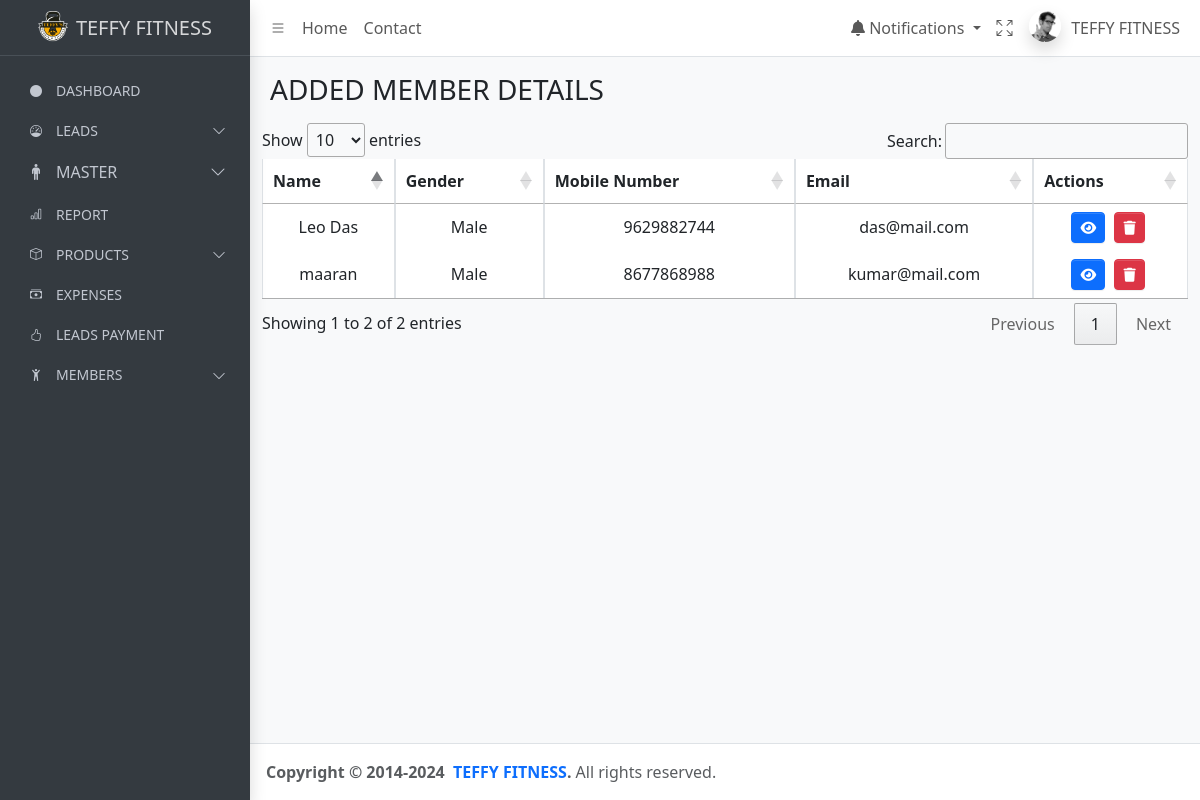
/display-add-members/, run on the app's committed database.
### teffyapp/models.py (models this page shows, shortened)
class AddMember(models.Model):
    member_id = models.CharField(max_length=20, unique=True, editable=False, null=True)
    name = models.CharField(max_length=45, null=True, blank=True)
    gender = models.CharField(max_length=10)
    mobile_number = models.CharField(max_length=12, null=True, blank=True)
    aadhar_number  = models.CharField(max_length=16, unique=True ,null=True)
    uploaded_file = models.FileField(upload_to='member_files/', blank=True, null=True)
    email = models.EmailField(unique=True, blank=True, null=True)
    date_of_birth = models.DateField(null=True, blank=True)
    location = models.CharField(max_length=30, null=True, blank=True)
    source = models.CharField(max_length=50, null=True, blank=True)
    occupation = models.CharField(max_length=50, null=True, blank=True)
    emergency_number = models.CharField(max_length=12, null=True, blank=True)
    registration_amount = models.FloatField(null=True, blank=True)
    service = models.ForeignKey(Service, on_delete=models.SET_NULL, null=True, related_name='members_by_service')
    batch = models.ForeignKey(Service, on_delete=models.SET_NULL, null=True, related_name='batch_members')
    cost_of_plan = models.ForeignKey(Service, on_delete=models.SET_NULL, null=True, related_name='cost_of_plan_members')
    total_session = models.ForeignKey(Service, on_delete=models.SET_NULL, null=True, related_name='total_session_members')
    conveniance_fees = models.FloatField(null=True, blank=True)
    total_amount = models.FloatField(null=True, blank=True)
    enrollment_date = models.DateField(null=True, blank=True)
    activation_date = models.DateField(null=True, blank=True)
    expiry_date = models.DateField(null=True, blank=True)
    current_installment_amount = models.FloatField(null=True, blank=True)
    payment_mode = models.CharField(max_length=50, null=True, blank=True)
    payment_date = models.DateField(null=True, blank=True)
    sold_by = models.ForeignKey(UserProfile, on_delete=models.SET_NULL, null=True, blank=True)
    discount = models.FloatField(null=True, blank=True)
    discount_type = models.CharField(max_length=50, null=True, blank=True)
    select_membership_plan = models.ForeignKey(to=Plan, on_delete=models.SET_NULL, null=True, blank=True)
    batches = models.ForeignKey(to=Plan,on_delete=models.SET_NULL, null=True, blank=True, related_name="batches")

### teffyapp/views.py (the view)
# urls.py: path('display-add-members/',display_add_members, name='display_add_members'),
def display_add_members(request):
    add_members = AddMember.objects.all()
    return render(request, "display-all-add-members.html", {"add_members": add_members})

### templates/display-all-add-members.html (shortened to what this page needs)
{% extends "base.html" %}
{% load static %}
{% block content %}
<main class="app-main">
    <div class="app-content-header">
        <div class="container-fluid">
            <div class="row">
                <div class="col-sm-6">
                    <h3 class="mb-0">ADDED MEMBER DETAILS</h3>
                </div>
            </div>
        </div>
    </div>
    <div class="container-fluid">
        <table id="membersTable" class="table table-bordered">
            <thead>
                <tr>
                    <th>Name</th>
                    <th>Gender</th>
                    <th>Mobile Number</th>
                    <th>Email</th>
                    <th>Actions</th>
                </tr>
            </thead>
            <tbody>
                {% for member in add_members %}
                <tr>
                    <td>{{ member.name }}</td>
                    <td>{{ member.gender }}</td>
                    <td>{{ member.mobile_number }}</td>
                    <td>{{ member.email }}</td>
                    <td>
                        <a href="{% url 'view_add_members' member.id %}" class="btn btn-sm btn-primary"><i class="fas fa-eye"></i></a>
                        <a href="{% url 'delete_added_members' member.id %}" class="btn btn-sm btn-danger"><i class="fas fa-trash"></i></a>
                    </td>
                </tr>
                {% empty %}
                <tr>
                    <td colspan="5" class="text-center text-danger">No members available.</td>
                </tr>
                {% endfor %}
            </tbody>
        </table>
    </div>
</main>
{% endblock content %}
{% block script %}
<link rel="stylesheet" href="https://cdn.datatables.net/1.13.6/css/jquery.dataTables.min.css">
{% endblock script %}

### data on the page
AddMember: name "Leo Das", gender "Male", mobile_number "9629882744", email "das@mail.com"
AddMember: name "maaran", gender "Male", mobile_number "8677868988", email "kumar@mail.com"
